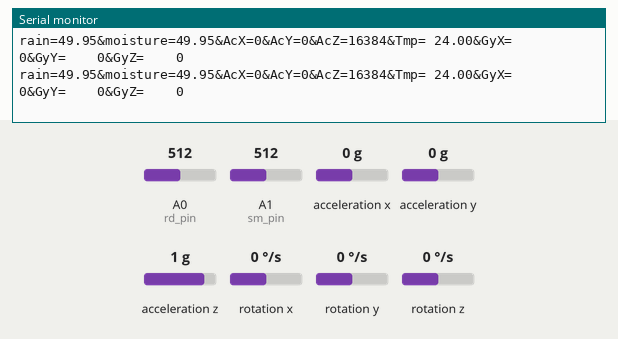
The sketch below on a simulated Arduino Uno, built with avr-gcc and run on an emulated ATmega328P. On the bench: the last lines printed to the serial monitor. Wiring (inferred from the names in the program): MPU-6050 motion sensor at I2C address 0x68. The test bench sets the inputs (shaded band); at power-on: A0 (rd_pin) = 512, A1 (sm_pin) = 512, acceleration x 0 g, acceleration y 0 g, acceleration z 1 g, rotation x 0 °/s, rotation y 0 °/s, rotation z 0 °/s.

Above: at 4.4 s.
4.5 s: A0 (rd_pin) set to 907
At 5.8 s:
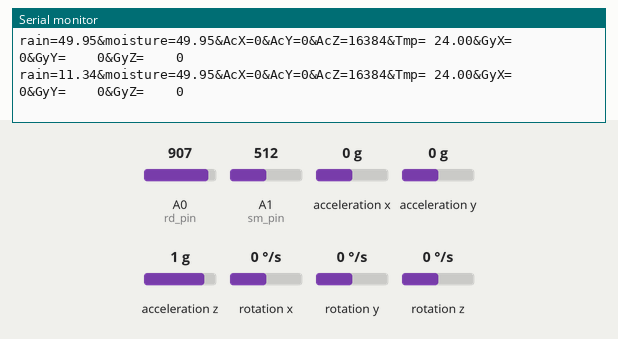
6.0 s: A0 (rd_pin) set to 935
At 6.9 s:
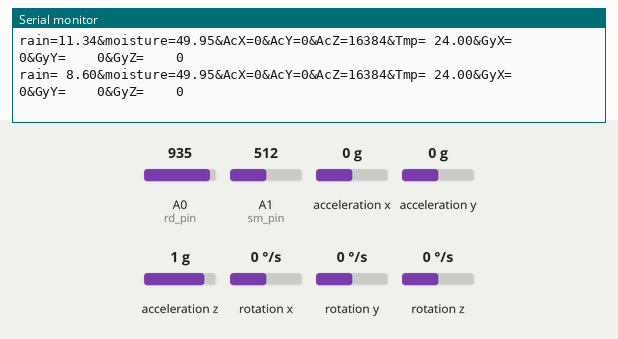

The sketch:

sensors-manager.ino
```cpp
#include <stdio.h>
#include <Wire.h>

// accelerometer reading variables
const int MPU_addr=0x68;  // I2C address of the MPU-6050
int16_t AcX,AcY,AcZ,GyX,GyY,GyZ;
float Tmp;

const int sm_pin = A1;  /* Soil moisture sensor O/P pin */
const int rd_pin = A0;  /* RAIN DROP sensor O/P pin */
const int rdsensorMin = 0;     // sensor minimum
const int rdsensorMax = 1023;  // sensor maximum


void setup() {
  Wire.begin();
  Wire.beginTransmission(MPU_addr);
  Wire.write(0x6B);
  Wire.write(0);
  Wire.endTransmission(true);
  Serial.begin(9600); /* Define baud rate for serial communication */
}

void loop() {
  float moisture_percentage;
  float rain_percentage;
  int SMsensor_analog;
  int RDsensor_analog;

  SMsensor_analog = analogRead(sm_pin);
  RDsensor_analog = analogRead(rd_pin);
  moisture_percentage = 100 - ( (SMsensor_analog/1023.00) * 100 ) ;
  rain_percentage = 100 - (RDsensor_analog/1023.00) * 100 ;
  char rps[6], mps[6] ,AcXs[6] ,AcYs[6] ,AcZs[6] ,Tmps[6] ,GyXs[6] ,GyYs[6] ,GyZs[6];;
  dtostrf(rain_percentage, 5, 2, rps);
  dtostrf(moisture_percentage, 4, 2, mps);
  char post[100];
  char post_[30];
  sprintf(post_,"rain=%s&moisture=%s",rps,mps);

  Wire.beginTransmission(MPU_addr);
  Wire.write(0x3B);
  Wire.endTransmission(false);
  Wire.requestFrom(MPU_addr,14,true);
  AcX=Wire.read()<<8|Wire.read();
  AcY=Wire.read()<<8|Wire.read();
  AcZ=Wire.read()<<8|Wire.read();
  Tmp=Wire.read()<<8|Wire.read();
  GyX=Wire.read()<<8|Wire.read();
  GyY=Wire.read()<<8|Wire.read();
  GyZ=Wire.read()<<8|Wire.read();

  Tmp = Tmp/340.00+36.53;
  dtostrf(AcX, 5, 0, AcXs);
  dtostrf(AcY, 5, 0, AcYs);
  dtostrf(AcZ, 7, 2, AcZs);
  dtostrf(Tmp, 6, 2, Tmps);
  dtostrf(GyX, 5, 0, GyXs);
  dtostrf(GyY, 5, 0, GyYs);
  dtostrf(GyZ, 5, 0, GyZs);

  sprintf(post,"rain=%s&moisture=%s&AcX=%d&AcY=%d&AcZ=%d&Tmp=%s&GyX=%s&GyY=%s&GyZ=%s", rps, mps, AcX, AcY, AcZ, Tmps, GyXs, GyYs, GyZs);
  // sprintf(post,"%s&AcX=%d&AcY=%d&AcZ=%d&Tmp=%s&GyX=%d&GyY=%d&GyZ=%d", post_, AcX, AcY, AcZ, Tmps, GyX, GyY, GyZ);
  // sprintf(post , "%s&AcX=%d&AcY=%d&AcZ=%d", post_, AcX, AcY, AcZ);

  Serial.println(post);

  delay(1000);
}
```

Measured:
- the behaviour switches between 920 and 921 on A0 (rd_pin) (found by bisection; images 1 and 2)
- after the input at 4.5 s, the serial monitor: prints a new line after 0.65 s (image 1)
- after the input at 6.0 s, the serial monitor: prints a new line after 0.18 s (image 2)
